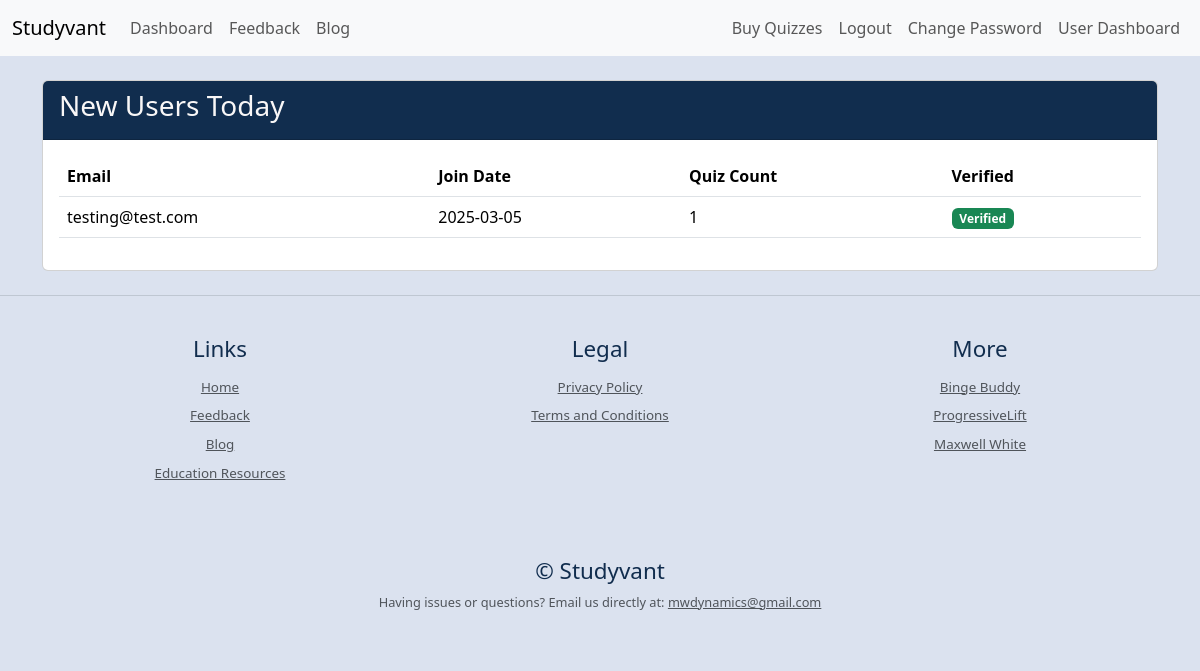
Screenshot of /user-dashboard (signed in) with the database file from the repository.
### main.py (models this page shows)
class User(UserMixin, db.Model):
    __tablename__ = "users"
    id: Mapped[int] = mapped_column(Integer, primary_key=True)
    email: Mapped[str] = mapped_column(String(100), unique=True)
    password: Mapped[str] = mapped_column(String(100))
    name: Mapped[str] = mapped_column(String(100))
    premium_level: Mapped[int] = mapped_column(Integer)
    date_of_signup: Mapped[Date] = mapped_column(Date)
    end_date_premium: Mapped[Date] = mapped_column(Date)
    points: Mapped[int] = mapped_column(Integer)
    quiz_count: Mapped[int] = mapped_column(Integer)
    verified: Mapped[bool] = mapped_column(Boolean, default=False)
    verification_token: Mapped[str] = mapped_column(String(100), nullable=True)

### main.py (the view)
@app.route('/user-dashboard', methods=['POST', 'GET'])
def user_dashboard():
    today = datetime.date.today()
    three_days_ago = today - datetime.timedelta(days=3)
    new_users = User.query.filter(
        User.date_of_signup >= three_days_ago
    ).all()
    current_user_data = User.query.filter_by(id=current_user.id).first()
    return render_template("user_dashboard.html", new_users=new_users, current_user_data=current_user_data)

### main.py (called while the page is built)
@login_manager.user_loader
def load_user(user_id):
    return db.get_or_404(User, user_id)

### templates/user_dashboard.html
{% include "header.html" %}
<div class="container mt-4">
  {% if current_user.id == 1 %}
    <div class="card">
      <div class="card-header">
        <h3>New Users Today</h3>
      </div>
      <div class="card-body">
        {% if new_users %}
          <table class="table">
            <thead>
              <tr>
                <th>Email</th>
                <th>Join Date</th>
                <th>Quiz Count</th>
                <th>Verified</th>
              </tr>
            </thead>
            <tbody>
              {% for user in new_users %}
                <tr>
                  <td>{{ user.email }}</td>
                  <td>{{ user.date_of_signup }}</td>
                  <td>{{ user.quiz_count }}</td>
                  <td>
                    {% if user.verified %}
                      <span class="badge bg-success">Verified</span>
                    {% else %}
                      <span class="badge bg-warning">Pending</span>
                    {% endif %}
                  </td>
                </tr>
              {% endfor %}
            </tbody>
          </table>
        {% else %}
          <p>No new users today.</p>
        {% endif %}
      </div>
    </div>
  {% endif %}
</div>
{% include "footer.html" %}

### static/css/style.css (style rules this page uses)
:root { --primary-color: #F9F7F7; --secondary-color: #DBE2EF; --tertiary-color: #3F72AF; --quaternary-color: #112D4E; }
body { background-color: var(--secondary-color); }

### rows the page displays
User: email "testing@test.com", date_of_signup "2025-03-05", quiz_count "1", verified "Verified"
